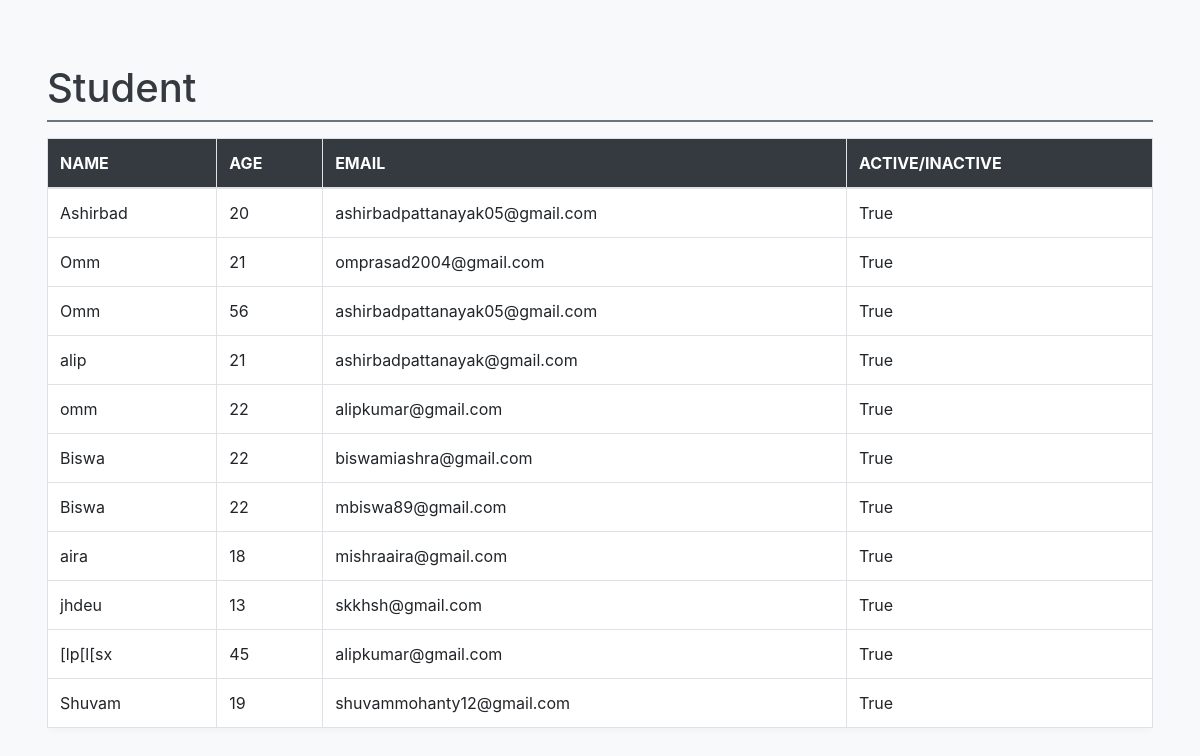
Screenshot of /student/ (signed in) with the database file from the repository.
### app1/models.py (models this page shows, shortened)
class Student(models.Model):
    name = models.CharField(max_length=100)
    age = models.IntegerField()
    email = models.EmailField()
    profile_pic = models.ImageField(upload_to="profile_pics/", null=True, blank=True)
    resume = models.FileField(upload_to="resume/", null=True, blank=True)
    is_active = models.BooleanField(default=True)
    created_at = models.DateTimeField(auto_now_add=True)
    updated_at = models.DateTimeField(auto_now=True)

### app1/views.py (the view)
# urls.py: path("student/", student, name="student"),
@login_required(login_url='login')
def student(request):
    stu_data = Student.objects.all()
    context = {"stu_data": stu_data}
    return render(request, "student.html", context)

### app1/templates/student.html (shortened to what this page needs)
<!doctype html>
<html lang="en">
  <head>
    <link rel="stylesheet" href="https://cdn.jsdelivr.net/npm/bootstrap@4.0.0/dist/css/bootstrap.min.css">
  </head>
  <body>
    <div class="container">
      <h1>Student</h1>
      <div class="table-responsive">
        <table class="table table-bordered table-hover">
          <thead>
            <tr>
              <th scope="col">NAME</th>
              <th scope="col">AGE</th>
              <th scope="col">EMAIL</th>
              <th scope="col">ACTIVE/INACTIVE</th>
            </tr>
          </thead>
          <tbody>
            {% for data in stu_data %}
            <tr>
              <td>{{data.name}}</td>
              <td>{{data.age}}</td>
              <td>{{data.email}}</td>
              <td>{{data.is_active}}</td>
            </tr>
            {% endfor %}
          </tbody>
        </table>
      </div>
  </body>
</html>

### app1/templates/student.html (style rules this page uses)
body { background-color: #f8f9fa; padding: 2rem; }
h1 { margin-top: 2rem; margin-bottom: 1rem; color: #343a40; border-bottom: 2px solid #6c757d; padding-bottom: 0.5rem; }
.table { background-color: #ffffff; box-shadow: 0 0 10px rgba(0, 0, 0, 0.05); }
th { background-color: #343a40; color: #ffffff; }

### rows the page displays
Student: name "Ashirbad", age "20", email "ashirbadpattanayak05@gmail.com", is_active "True"
Student: name "Omm", age "21", email "omprasad2004@gmail.com", is_active "True"
Student: name "Omm", age "56", email "ashirbadpattanayak05@gmail.com", is_active "True"
Student: name "alip", age "21", email "ashirbadpattanayak@gmail.com", is_active "True"
Student: name "omm", age "22", email "alipkumar@gmail.com", is_active "True"
Student: name "Biswa", age "22", email "biswamiashra@gmail.com", is_active "True"
Student: name "Biswa", age "22", email "mbiswa89@gmail.com", is_active "True"
Student: name "aira", age "18", email "mishraaira@gmail.com", is_active "True"
Student: name "jhdeu", age "13", email "skkhsh@gmail.com", is_active "True"
Student: name "[lp[l[sx", age "45", email "alipkumar@gmail.com", is_active "True"
Student: name "Shuvam", age "19", email "shuvammohanty12@gmail.com", is_active "True"
